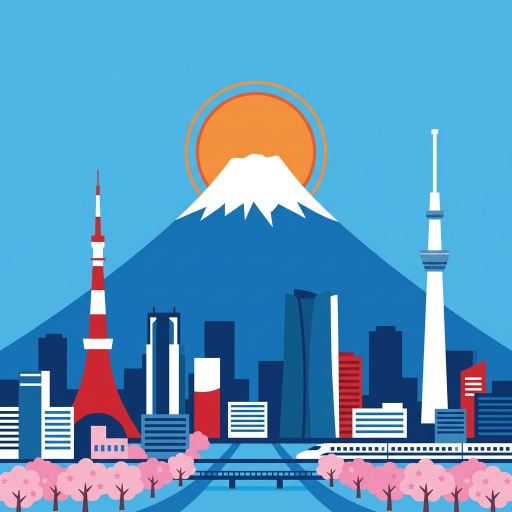
#> input picture photo.jpg, 1024 x 1024 px (shown at 1/2 size)
$ python generate_icons.py
#> lines starting #> are read from the running program, lines starting #| are printed output that depends on the picture
from PIL import Image
from pathlib import Path

root = Path(__file__).resolve().parent.parent
source = root / 'photo.jpg'
output_dir = root / 'public'

if not source.exists():
    raise FileNotFoundError(f'Missing source image: {source}')

img = Image.open(source).convert('RGBA')
short_side = min(img.size)
#> short_side = 1024
left = (img.size[0] - short_side) // 2
#> left = 0
top = (img.size[1] - short_side) // 2
#> top = 0
cropped = img.crop((left, top, left + short_side, top + short_side))

for size, filename in [
    (512, 'photo.png'),
    (180, 'apple-touch-icon.png'),
    (192, 'icon-192.png'),
    (512, 'icon-512.png'),
]:
    resized = cropped.resize((size, size), Image.LANCZOS)
    resized.save(output_dir / filename)
#> this loop made 4 passes
#> pass 1, `resized = cropped.resize((size, size), Image.LANCZOS)`:
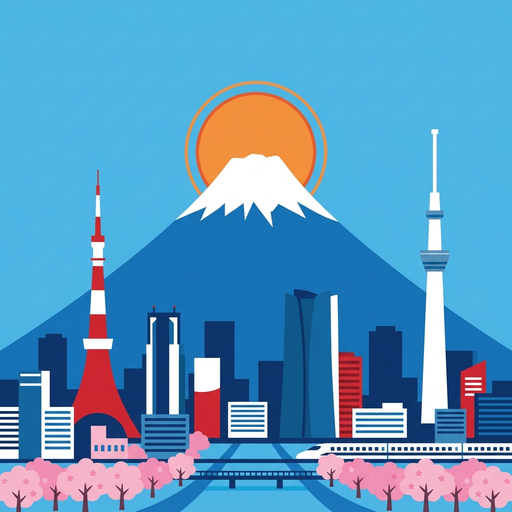
#> resized: PIL image 512x512 RGBA; mean R, G, B, A 90.6, 152.7, 194.6, 255
#> pass 2, `resized = cropped.resize((size, size), Image.LANCZOS)`:
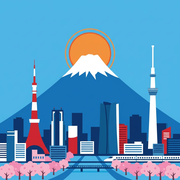
#> resized: PIL image 180x180 RGBA; mean R, G, B, A 90.5, 152.6, 194.5, 255
#> pass 3, `resized = cropped.resize((size, size), Image.LANCZOS)`:
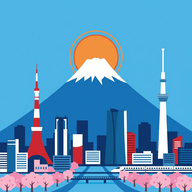
#> resized: PIL image 192x192 RGBA; mean R, G, B, A 90.5, 152.6, 194.6, 255

print('icons-ready')
